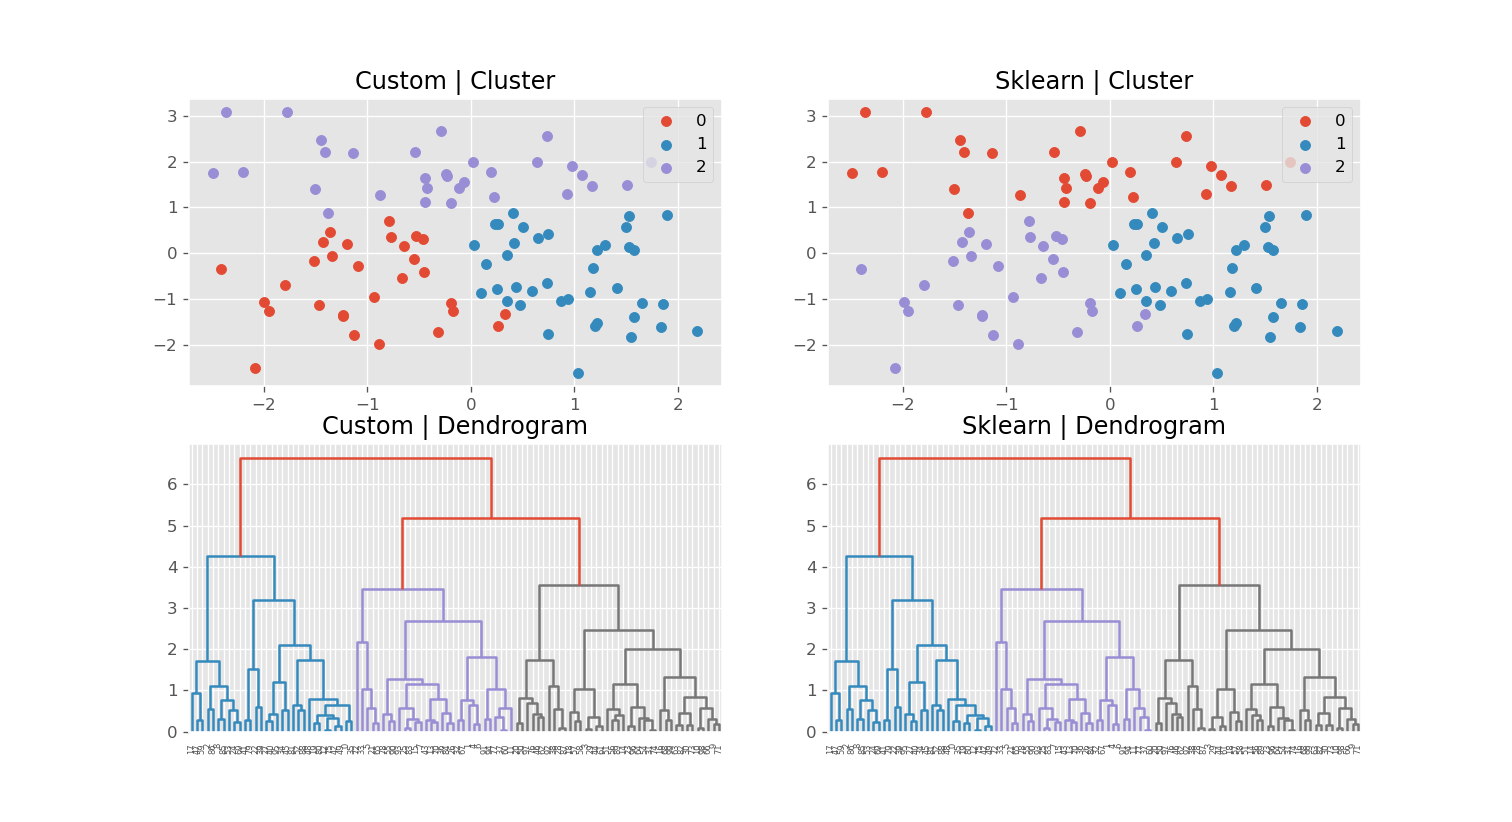

Generate this figure with Python:
#https://www.kaggle.com/code/riyadhrazzaq/hierarchical-clustering-scratch

import matplotlib.pyplot as plt
import numpy as np
from scipy.cluster import hierarchy
from sklearn.cluster import AgglomerativeClustering
from sklearn.datasets import make_classification
from sklearn.metrics.pairwise import euclidean_distances

plt.style.use('ggplot')

X,y = make_classification(100, n_features=2, n_redundant=0)

class HC:
    def __init__(self, verbose=False, linkage_type='complete'):
        self.verbose = verbose
        self.linkage_type = linkage_type

    def argmin(self, D):
        """
        Given a 2D array, returns the minimum value that is not in the main diagonal, i.e where x = y
        and (x,y) index of that value.
        """
        minx, miny = (0,0)
        min_val = 10e5
        for i in range(D.shape[0]):
            for j in range(D.shape[0]):
                if j==i:
                    continue
                else:
                    if D[i,j] < min_val:
                        min_val = D[i,j]
                        minx = i
                        miny = j

        return min_val, minx, miny

    def cluster_distance(self, cluster_members):
        """
        Calculates the cluster euclidean distances.

        Params
        ------
        cluster_members: dict.
            stores the cluster members in format: {key: [item1, item2 ..]}.
            if key is less than X.shape[0] then, it only has itself in the cluster.

        Returns
        -------
        Distance: 2D array.
            Contains distances between each cluster.
        """
        nClusters = len(cluster_members)
        keys = list(cluster_members.keys())
        Distance = np.zeros((nClusters, nClusters))
        # iterate over all the clusters
        for i in range(nClusters):
            # pick the members of ith cluster
            ith_elems = cluster_members[keys[i]]

            # compare with the other clusters
            for j in range(nClusters):
                # pick the other cluster's members
                jth_elems = cluster_members[keys[j]]
                d_in_clusters = euclidean_distances(X[ith_elems], X[jth_elems])
                if self.linkage_type == 'complete':
                    dij = np.max(d_in_clusters)
                elif self.linkage_type == 'single':
                    dij = np.min(d_in_clusters)
                Distance[i,j] = dij

        # so Distance has minimum distance between clusters
        # row and col of Distance denotes element in `keys`
        return Distance

    def fit(self, X):
        """
        Generates the dendrogram.

        Params
        ------
        X: Dataset, shape (nSamples, nFeatures)

        Returns
        -------
        Z: 2D array. shape (nSamples-1, 4).
            Linkage matrix. Stores the merge information at each iteration.
        """
        self.nSamples = X.shape[0]

        cluster_members = {i: [i,] for i in range(self.nSamples)}
        Z = np.zeros((self.nSamples-1,4)) # c1, c2, d, count

        for i in range(self.nSamples-1):
            if self.verbose:
                print(f'\n-------\nDebug Line at, i={i}\n--------')

            nClusters = len(cluster_members)
            keys = list(cluster_members.keys())
            # caculate the distance between existing clusters
            D = self.cluster_distance(cluster_members)
            _, tmpx, tmpy = self.argmin(D)

            if self.verbose:
                print(f'Z:\n{Z}, \nCluster Members: {cluster_members}, D: \n {D}')

            x = keys[tmpx]
            y = keys[tmpy]
            # update Z
            Z[i,0] = x
            Z[i,1] = y
            Z[i,2] = D[tmpx, tmpy] # that's where the min value is
            Z[i,3] = len(cluster_members[x]) + len(cluster_members[y])

            # merge the clusters found
            cluster_members[i+ self.nSamples] = cluster_members[x] + cluster_members[y]
            # remove merged from clusters pool, else they'll be recalculated
            del cluster_members[x]
            del cluster_members[y]

        self.Z = Z
        return self.Z

    def predict(self, n_cluster=3):
        """
        Get cluster label for specific cluster size.

        Params
        ------
        n_cluster: int.
            Number of clusters to keep. Can not be > nSamples

        Returns
        -------
        labels: list.
            Cluster labels for each sample.
        """
        labels = np.zeros((self.nSamples))
        cluster_members = dict([(i,[i]) for i in range(self.nSamples)])
        for i in range(self.nSamples - n_cluster):
            x,y = (Z[i,0], Z[i,1])
            cluster_members[self.nSamples + i] = cluster_members[x] + cluster_members[y]
            del cluster_members[x]
            del cluster_members[y]

        keys = list(cluster_members.keys())

        for i in range(len(keys)):
            samples_in_cluster = cluster_members[keys[i]]
            labels[samples_in_cluster] = i

        return labels


hc = HC(linkage_type='complete')
Z = hc.fit(X)
myLabel = hc.predict(n_cluster=3)

clustering = AgglomerativeClustering(n_clusters=3,linkage='complete').fit(X)
skLabel = clustering.labels_

fig, ax = plt.subplots(2,2,facecolor='white',figsize=(10,8),dpi=120)

# Cluster
for i in range(3):
    myIndices = myLabel==i
    skIndices = skLabel==i
    ax[0,0].scatter(x=X[myIndices,0], y=X[myIndices,1],label=i)
    ax[0,1].scatter(x=X[skIndices,0], y=X[skIndices,1],label=i)

ax[0,0].set_title('Custom | Cluster')
ax[0,1].set_title('Sklearn | Cluster')
ax[0,0].legend()
ax[0,1].legend()

# Dendrogram
z = hierarchy.linkage(X, 'complete') # scipy agglomerative cluster
hierarchy.dendrogram(Z, ax=ax[1,0]) # plotting mine with their function
hierarchy.dendrogram(z, ax=ax[1,1]) # plotting their with their function

ax[1,0].set_title('Custom | Dendrogram')
ax[1,1].set_title('Sklearn | Dendrogram')
plt.show()
